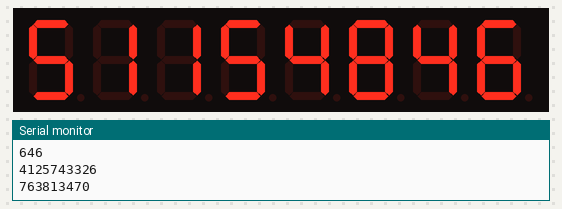
The sketch below on a simulated Arduino Uno, built with avr-gcc and run on an emulated ATmega328P. Shown: 8-digit seven-segment display, the last lines printed to the serial monitor. The local clock reads 2024-03-15 10:24:30 at power-on unless the sketch sets it.

Above: at 0.1 s.
At 5.1 s:
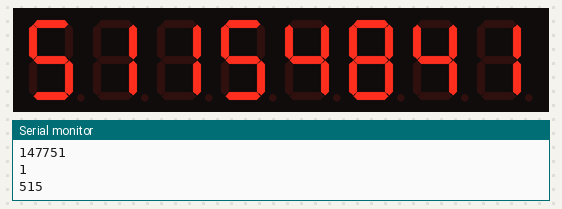
At 10.2 s:
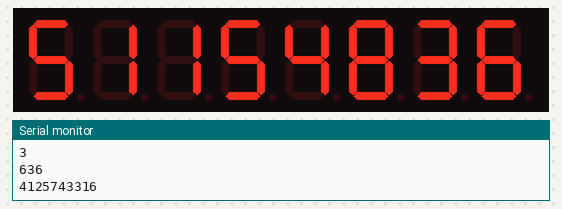
At 19.3 s:
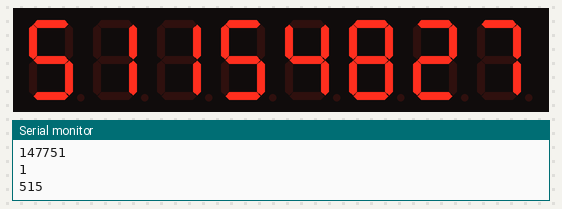
At 28.5 s:
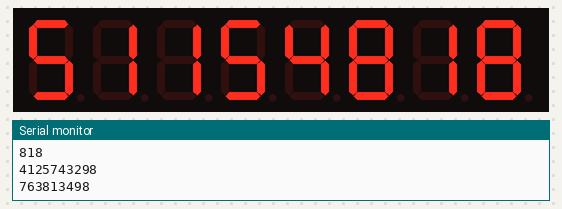
At 38.6 s:
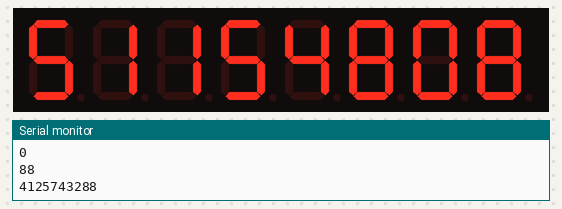

Measured:
- what the display in image 1 shows lasts 1.0 s, from 5.1 s to 6.1 s

The sketch:

countDownTimer.ino
```cpp
/*
  countdown.pde
  Eric Ayars
  8/18/11

  Countdown timer
  This program displays days, hours, minutes, and seconds until some
  specified time. At that time (and aftwards) it displays a message.
*/

#include <Wire.h>
#include <DS3231.h>
#include <avr/sleep.h>

#define SECONDSINDAY 86400
#define SECONDSINHOUR 3600
#define SECONDSINMINUTE 60

#define Max7219DIN 7  // Pin 7 connected to DIN (DataIN)
#define Max7219CLK 6  // Pin 6 connected to CLK
#define Max7219CS 5   // Pin 5 connected to CS
#include "LedControl.h"  // LedControl Library created by Eberhard Fahle at http://playground.arduino.cc/Main/LedControl

LedControl lc=LedControl(Max7219DIN,Max7219CLK,Max7219CS,1);   // Last number represent the number of Max7219 Modules connected


unsigned long remSeconds, remMinutes, remHours, remDays;
byte year, month, day, hour, minute, second, DoW;

// Put your target date here.
byte targetYear = 18;
byte targetMonth = 11;
byte targetDay = 3;
byte targetHour = 19;
byte targetMinute = 45;
byte targetSecond = 0;

unsigned int monthdays[] = {0, 31, 59, 90, 120, 151, 181, 212, 243, 273, 304, 334};

bool century, h24, ampm;
unsigned long targetDate;
unsigned long Now, dT;

DS3231 RTC;


unsigned long secondsSince2000(unsigned int year, byte month, byte day, byte hour, byte minute, byte second)
{
  // This code stolen from someene else's DS1337 library. It was called
  // "date_to_epoch_seconds()" there, but it didn't do epoch seconds,
  // just seconds since 2000. That's fine in this case, since seconds
  // since 2000 is sufficient for this purpose.
  unsigned long sse = (((unsigned long)year)*365*24*60*60)   +   ((((unsigned long)year+3)>>2) + ((unsigned long)year%4==0 && (unsigned long)month>2))*24*60*60   +   \
         ((unsigned long)monthdays[month-1] + (unsigned long)day-1) *24*60*60   +   ((unsigned long)hour*60*60)   +   ((unsigned long)minute*60)   + (unsigned long)second;

  return sse;
}
// Variables to store individual numbers
int  firstnum=0;
int  secondnum=0;
int  thirdnum=0;
int  fournum=0;
int  fivenum=0;
int  sixnum=0;
int  sevennum=0;
int  eightnum=0;
long int countnumber=dT ; // Countdown timer start value HH:MM:SSSS

void setup() {
  Wire.begin();
  targetDate =secondsSince2000(targetYear, targetMonth, targetDay, targetHour, targetMinute, targetSecond);
  lc.shutdown(0,false);  // Wake up the display
  lc.setIntensity(0,15); // Set Brightness 0-15
  lc.clearDisplay(0);  // Clear display
  Serial.begin(9600);
}

void loop() {

  year = RTC.getYear();
  month = RTC.getMonth(century);
  if (century) year += 100;
  day = RTC.getDate();
  hour = RTC.getHour(h24, ampm);
  if ((h24) && (ampm)) hour += 12;
  minute = RTC.getMinute();
  second = RTC.getSecond();
  Now = secondsSince2000(year, month, day, hour, minute, second);

  // Are we past the countdown?
 // if (Now >= targetDate) {
 //   celebrate();
 // }

  // Here's the time remaining.
  dT = targetDate - Now;

  // Figure out whole days remaining
  remDays = dT/SECONDSINDAY;

  // Here's the leftover HMS
  remSeconds = dT%SECONDSINDAY;

  // Figure out the whole hours remaining
  remHours = remSeconds/SECONDSINHOUR;

  // Here's the leftover MS
  remSeconds = remSeconds%SECONDSINHOUR;

  // Figure out the whole minutes remaining
  remMinutes = remSeconds/SECONDSINMINUTE;

  // Here's the leftover S
  remSeconds = remSeconds%SECONDSINMINUTE;

  if (dT > -1) {
    firstnum = remDays/10%10;
    secondnum = remDays%10;
    thirdnum = remHours/10%10;
    fournum = remHours%10;
    fivenum = remMinutes/10%10;
    sixnum = remMinutes%10;
    sevennum = remSeconds/10%10;
    eightnum = remSeconds%10;
    Serial.print("remdays:");
    Serial.println(remDays);
    Serial.print("remHours:");
    Serial.println(remHours);
    Serial.print("remMintes:");
    Serial.println(remMinutes);
    Serial.print("remSeconds:");
    Serial.println(remSeconds);
    Serial.print("firstnum:");
    Serial.println(firstnum);
    Serial.print("secondnum:");
    Serial.println(secondnum);
    Serial.print("thirdnum:");
    Serial.println(thirdnum);
    Serial.print("fournum:");
    Serial.println(fournum);
    Serial.print("fivenum:");
    Serial.println(fivenum);
    Serial.print("sixnum:");
    Serial.println(sixnum);
    Serial.print("seventnum:");
    Serial.println(sevennum);
    Serial.print("eightnum:");
    Serial.println(eightnum);
    Serial.print("dT:");
    Serial.println(dT);
    Serial.print("Now:");
    Serial.println(Now);
    lc.setDigit(0,7,firstnum,false);
    lc.setDigit(0,6,secondnum,false);
    lc.setDigit(0,5,thirdnum,false);
    lc.setDigit(0,4,fournum,false);
    lc.setDigit(0,3,fivenum,false);
    lc.setDigit(0,2,sixnum,false);
    lc.setDigit(0,1,sevennum,false);
    lc.setDigit(0,0,eightnum,false);
 /* }

  else {
      if (dT > 0) {
        firstnum = remDays/10%10;
    secondnum = remDays%10;
    thirdnum = remHours/10%10;
    fournum = remHours%10;
    fivenum = remMinutes/10%10;
    sixnum = remMinutes%10;
    sevennum = remSeconds/10%10;
    eightnum = remSeconds%10;
    Serial.println(firstnum);
    Serial.println(secondnum);
    Serial.println(remDays);
    Serial.println(thirdnum);
    Serial.println(fournum);
    Serial.println(remHours);
    Serial.println(fivenum);
    Serial.println(sixnum);
    Serial.println(remMinutes);
    Serial.println(sevennum);
    Serial.print(eightnum);
    Serial.println(remSeconds);
    Serial.println(dT);
    Serial.println(Now);
    lc.setDigit(0,7,firstnum,false);
    lc.setDigit(0,6,secondnum,false);
    lc.setDigit(0,5,thirdnum,false);
    lc.setDigit(0,4,fournum,false);
    lc.setDigit(0,3,fivenum,false);
    lc.setDigit(0,2,sixnum,false);
    lc.setDigit(0,1,sevennum,false);
    lc.setDigit(0,0,eightnum,false);
*/
      }
      else
      if (dT < -2){

    firstnum = remDays/10%10;
    secondnum = remDays%10;
    thirdnum = remHours/10%10;
    fournum = remHours%10;
    fivenum = remMinutes/10%10;
    sixnum = remMinutes%10;
    sevennum = remSeconds/10%10;
    eightnum = remSeconds%10;

                  Serial.println(firstnum);
    Serial.print(secondnum);
    Serial.println(remDays);
    Serial.println(thirdnum);
    Serial.print(fournum);
    Serial.println(remHours);
    Serial.println(fivenum);
    Serial.print(sixnum);
    Serial.println(remMinutes);
    Serial.println(sevennum);
    Serial.print(eightnum);
    Serial.println(remSeconds);
    Serial.println(dT);
    Serial.println(Now);
        lc.setDigit(0,7,firstnum,false);
    lc.setDigit(0,6,secondnum,false);
    lc.setDigit(0,5,thirdnum,false);
    lc.setDigit(0,4,fournum,false);
    lc.setDigit(0,3,fivenum,false);
    lc.setDigit(0,2,sixnum,false);
    lc.setDigit(0,1,sevennum,false);
    lc.setDigit(0,0,eightnum,false);
             }
  /* Make sure we're dealing with a blank display
  lcd.clear();

  // Print the top line to the display
  lcd.setCursor(0,0);
  lcd.print(remDays, DEC);
  lcd.setCursor(4,0);
  lcd.print("Days ");
  lcd.setCursor(9,0);
  lcd.print(remHours, DEC);
  lcd.setCursor(12,0);
  lcd.print("Hrs ");

  // Print the bottom line to the display
  lcd.setCursor(0,1);
  lcd.print(remMinutes, DEC);
  lcd.setCursor(4,1);
  lcd.print("Min ");
  lcd.setCursor(9,1);
  lcd.print(remSeconds, DEC);
  lcd.setCursor(12,1);
  lcd.print("Sec ");
 */
  // No need running this more than 4x per second, really...
  delay(1000);
  }
//      }
```
